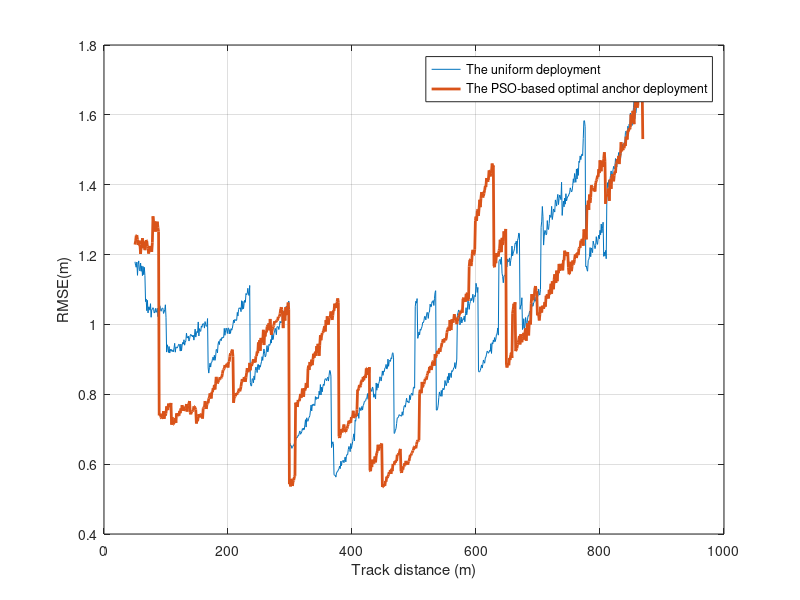

The MATLAB source for this figure:
clear all;
clc;

load('localization_err_optimal_2D.mat');
load('localization_err_2D.mat');

t = 50:1:869;
figure(1);
plot(t,location_err_2D,t,location_err_optimal_2D,'linewidth',2);
legend('The uniform deployment','The PSO-based optimal anchor deployment')
grid on;
xlabel('Track distance (m)');
ylabel('RMSE(m)');

set(gca,'LooseInset',get(gca,'TightInset'));
